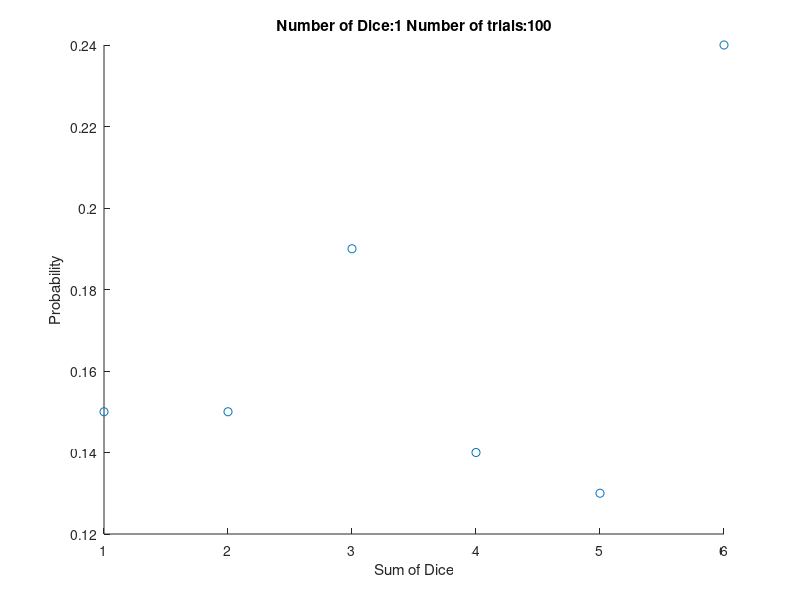

Write the MATLAB code that produced this figure. (Note: this script raises an error after producing the figure.)
clear
%Number of trials
%trials = 10000;

%First Loop. Creates the probability dist. for 4 6-sided dice)
%nDice = 2;

%Store the figure as a variable so we can grabe frames
fh = figure(1);

gif_fps = 3; %Framerate for our output
video_filename = 'Dice.gif'; %filename for our output
frameNum = 0;


for trials = [100,1000,100000,1000000];
    for nDice = 1:1:10;
        x = nDice:6*nDice;
        yMax = 5*nDice+1;
        y1 = zeros(1,yMax);
        for i = 1:1:trials;
            %for trials# of cases
            roll=0;
            for k = 1:1:nDice;
                roll = roll + ceil(rand*6);
            end
            %roll = ceil(rand*6)+ceil(rand*6)+ceil(rand*6)+ceil(rand*6); %number between 1 and 6, twice (Add two dice)
            for j = 1:1:yMax;
                if roll == x(j);
                    y1(j) = y1(j)+1;
                end
            end


        end
        %Creates the Plots
        y1 = y1./trials; %makes all probability between 0 and 1
        scatter(x,y1);

        txtOut = strcat('Number of Dice:', num2str(nDice));
        txtOut = strcat(txtOut,' Number of trials:');
        txtOut = strcat(txtOut,num2str(trials));
        title(txtOut);
        xlabel('Sum of Dice');
        ylabel('Probability');
        
        %Make sure we actually get plotted
        drawnow;
        %save current frame
        frame = getframe(fh);
        %render frame as image
        im = frame2im(frame);
        [imind,cm] = rgb2ind(im,256);
        %Save the gif, appending each new frame to the gif 
        if frameNum == 0;
            %if this is the first frame, save it to a new gif
            imwrite(imind,cm,video_filename,'gif', 'Loopcount',inf);
        else
            %for all the other frames, just append to the file
            imwrite(imind,cm,video_filename,'gif','WriteMode','append','DelayTime',1/gif_fps);
        end
        %So we know which frame we're on
        frameNum = frameNum + 1;
        %pause
    end
end
imwrite(imind,cm,video_filename,'gif','WriteMode','append','DelayTime',6/gif_fps);



var1 = 1/(sqrt(2*pi));
e = exp(1);




